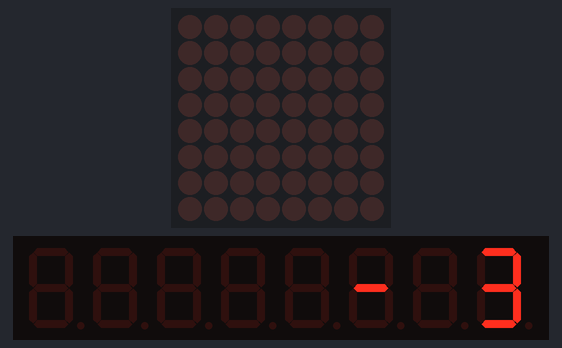
Recording of a sketch running on a simulated Arduino Uno, built with avr-gcc and run on an emulated ATmega328P. Parts: 8×8 LED matrix, 8-digit seven-segment display.

Above: at 0.1 s.
At 2.1 s:
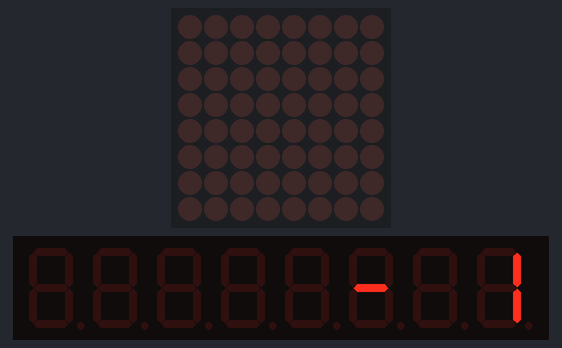
At 4.1 s:
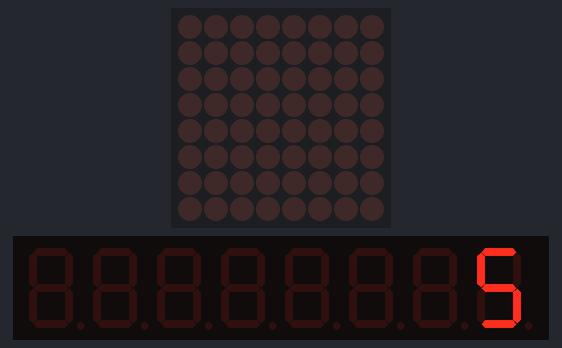
At 7.1 s:
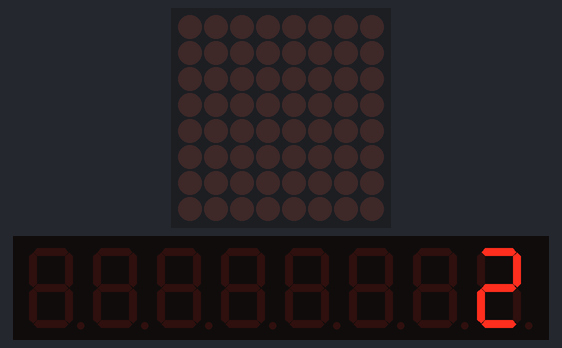
At 9.1 s:
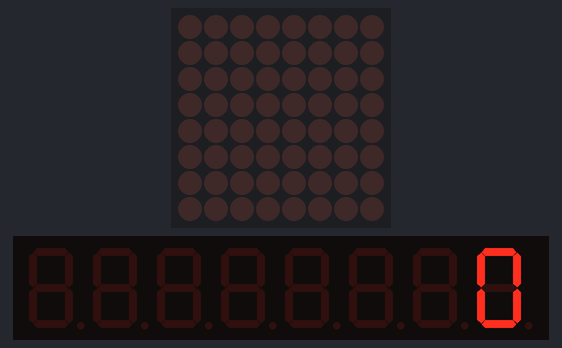
At 10.15 s:
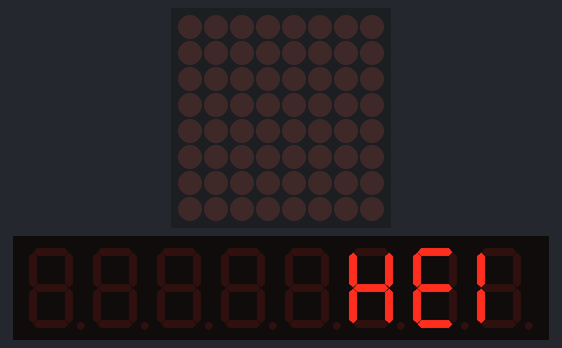

Measured:
- by itself, everything shown: repeats every 10.3 s, in 12 steps
- what the display in image 1 shows lasts 1.0 s, from 2.0 s to 3.0 s

The sketch:

led_basic.ino
```cpp
#include <SPI.h>
#include "LedControl.h"

/*
 Now we need a LedControl to work with.
 ***** These pin numbers will probably not work with your hardware *****
 pin 12 is connected to the DataIn
 pin 11 is connected to the CLK
 pin 10 is connected to LOAD
 We have only a single MAX72XX.
 */

LedControl lc=LedControl(12,11,10,1);

unsigned long delaytime=1000;

void setup() {
  /*
   The MAX72XX is in power-saving mode on startup,
   we have to do a wakeup call
   */
  lc.shutdown(0,false);
  /* Set the brightness to a medium values */
  lc.setIntensity(0,8);
  /* and clear the display */
  lc.clearDisplay(0);
}


/*
 This method will display the characters for the
 word "Arduino" one after the other on digit 0.
 */
void writeArduinoOn7Segment() {
  lc.setChar(0,0,'a',false);
  delay(delaytime);
  lc.setRow(0,0,0x05);
  delay(delaytime);
  lc.setChar(0,0,'d',false);
  delay(delaytime);
  lc.setRow(0,0,0x1c);
  delay(delaytime);
  lc.setRow(0,0,B00010000);
  delay(delaytime);
  lc.setRow(0,0,0x15);
  delay(delaytime);
  lc.setRow(0,0,0x1D);
  delay(delaytime);
  lc.clearDisplay(0);
  delay(delaytime);
}

/*
  This method will scroll all the hexa-decimal
 numbers and letters on the display. You will need at least
 four 7-Segment digits. otherwise it won't really look that good.
 */
void scrollDigits() {
  for(int i=0;i<13;i++) {
    lc.setDigit(0,4,i,false);
    lc.setDigit(0,3,i+1,false);
    lc.setDigit(0,2,i+2,false);
    lc.setDigit(0,1,i+3,false);
    delay(delaytime);
  }
  lc.clearDisplay(0);
  delay(delaytime);
}

void welcomeMsg(){
  lc.setChar(0,7,'H',false);
  lc.setChar(0,6,'E',false);
  lc.setRow(0,5,6);
  delay(3000);
  lc.clearDisplay(1);
  for (int i = 0; i < 50; i++){
    lc.setRow(0,0,i);
    delay(delaytime);
  }
  /*
  delay(delaytime);
  lc.setRow(0,0,0x05);
  delay(delaytime);
  lc.setChar(0,0,'d',false);
  delay(delaytime);
  lc.setRow(0,0,0x1c);
  delay(delaytime);
  lc.setRow(0,0,B00010000);
  delay(delaytime);
  lc.setRow(0,0,0x15);
  delay(delaytime);
  lc.setRow(0,0,0x1D);
  delay(delaytime);
  lc.clearDisplay(0);
  delay(delaytime)
  */
}


void countDown(int negCount, int posCount){
  lc.setRow(0,2,1);
  for( int i=negCount; i +1 > 0 ; i--){
     lc.setDigit(0,0,i,false);
     delay(1000);
  }

  lc.setRow(0,2,0);
  for (int i=posCount; i+1 > 0; i--){
     lc.setDigit(0,0,i,false);
     delay(1000);
  }

  lc.setRow(0,0,0);
  lc.setChar(0,2,'H',false);
  lc.setChar(0,1,'E',false);
  lc.setRow(0,0,6);
  delay(300);
  lc.clearDisplay(0);

}


void loop() {
  countDown(3,5);
}
```
